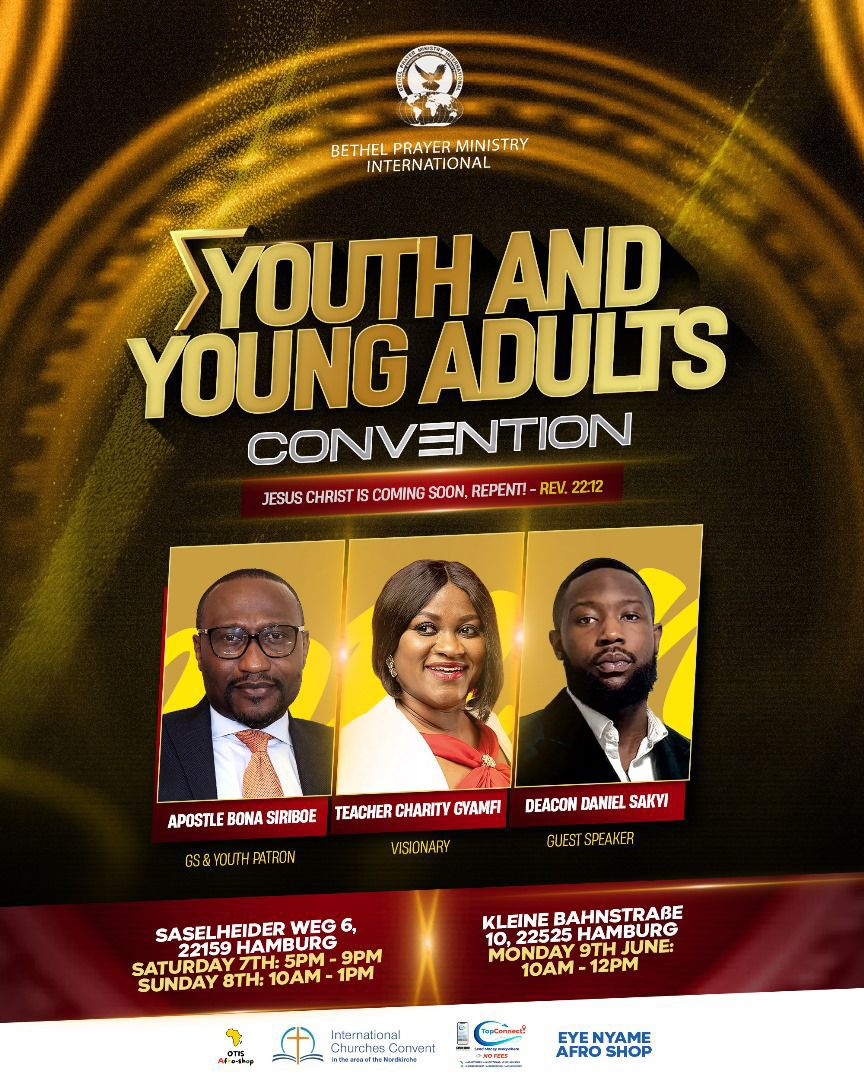
#> input picture media/conventions/WhatsApp_Image_2025-05-06_at_15.47.39_57aa8174.jpg, 864 x 1080 px; its folder holds only this picture in this run
$ python -i image_utils.py   (imports and definitions only)
#> lines starting #> are read from the running program, lines starting #| are printed output that depends on the picture
import os
from PIL import Image
from io import BytesIO
from django.core.files import File
from django.core.files.base import ContentFile
from django.conf import settings

def resize_image(image_field, max_width=800, max_height=600, quality=85):
    """
    Resize an image to fit within max_width and max_height while maintaining aspect ratio
    Returns a ContentFile with the resized image
    """
#> called with max_width = 800, max_height = 600, quality = 85
    if not image_field:
        return None

    try:
        # Open the image
        img = Image.open(image_field)
#> img is the input picture: PIL image 864x1080 RGB; mean R, G, B 104.6, 76.6, 45.7

        # Convert to RGB if necessary (for JPEG compatibility)
        if img.mode in ('RGBA', 'LA', 'P'):
            # Create a white background
            background = Image.new('RGB', img.size, (255, 255, 255))
            if img.mode == 'P':
                img = img.convert('RGBA')
            background.paste(img, mask=img.split()[-1] if img.mode == 'RGBA' else None)
            img = background

        # Calculate new dimensions while maintaining aspect ratio
        width, height = img.size
#> width = 864; height = 1080

        if width <= max_width and height <= max_height:
            # Image is already smaller than max dimensions
            return None

        # Calculate new dimensions
        ratio = min(max_width / width, max_height / height)
#> ratio = 0.556
        new_width = int(width * ratio)
#> new_width = 480
        new_height = int(height * ratio)
#> new_height = 600

        # Resize the image
        img = img.resize((new_width, new_height), Image.Resampling.LANCZOS)
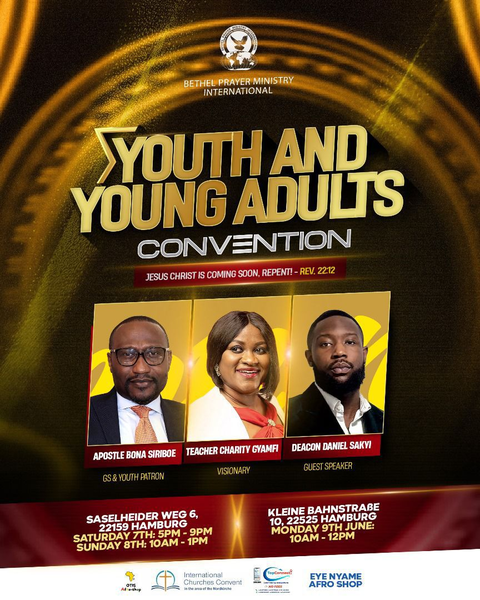
#> img: PIL image 480x600 RGB; mean R, G, B 104.5, 76.6, 45.8

        # Save to BytesIO
        buffer = BytesIO()

        # Determine format and save
        file_extension = os.path.splitext(image_field.name)[1].lower()
        if file_extension in ['.jpg', '.jpeg']:
            img.save(buffer, format='JPEG', quality=quality, optimize=True)
        elif file_extension == '.png':
            img.save(buffer, format='PNG', optimize=True)
        elif file_extension == '.webp':
            img.save(buffer, format='WEBP', quality=quality)
        else:
            # Default to JPEG
            img.save(buffer, format='JPEG', quality=quality, optimize=True)

        buffer.seek(0)

        # Create ContentFile
        filename = os.path.basename(image_field.name)
        return ContentFile(buffer.getvalue(), name=filename)

    except Exception as e:
        print(f"Error resizing image: {e}")
        return None

# [71 lines left out: functions resize_image_field, get_image_dimensions, optimize_image_for_web, not called in this run]

>>> result = resize_image('../media/conventions/WhatsApp_Image_2025-05-06_at_15.47.39_57aa8174.jpg')
